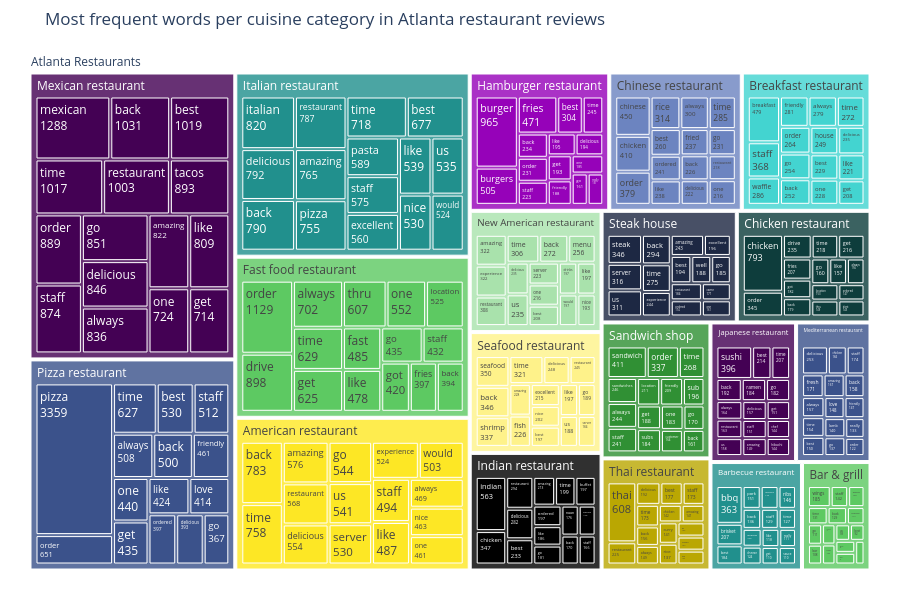

Here is the notebook cell this chart was saved with:
### Code cell
treemap_chart(df_freq,
              path_col = [px.Constant('Atlanta Restaurants'), 'category', 'word'],
              value_col='count',
              title = 'Most frequent words per cuisine category in Atlanta restaurant reviews')

### Figure 1 — Plotly figure (JSON) as saved in the notebook; plotly's stock layout.template omitted (floating-point values rounded to 4 significant figures; data arrays with more than 128 entries replaced by an {"elided": "..."} marker saying what was removed)
{"data": [{"branchvalues": "total", "domain": {"x": [0, 1], "y": [0, 1]}, "hovertemplate": "labels=%{label}<br>count=%{value}<br>parent=%{parent}<br>id=%{id}<extra></extra>", "ids": {"elided": "305 str values"}, "labels": {"elided": "305 str values"}, "name": "", "parents": {"elided": "305 str values"}, "textinfo": "label+value", "type": "treemap", "values": {"elided": "305 float values"}}], "layout": {"height": 600, "legend": {"tracegroupgap": 0}, "margin": {"b": 25, "l": 25, "r": 25, "t": 50}, "title": {"text": "Most frequent words per cuisine category in Atlanta restaurant reviews"}, "treemapcolorway": ["#440154", "#3b528b", "#21908d", "#5dc962", "#fde725"], "width": 900}}
